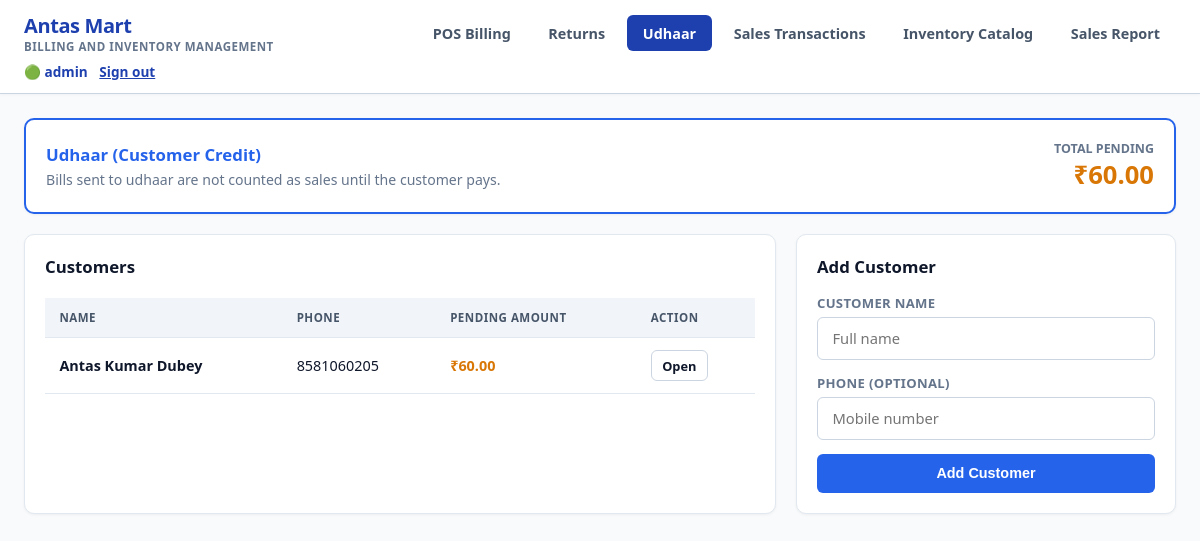
Screenshot of /udhaar/ (signed in) with the database file from the repository.
### inventory/models.py (models this page shows, shortened)
class Customer(models.Model):
    name = models.CharField(max_length=150)
    phone = models.CharField(max_length=20, blank=True, default="")
    balance = models.DecimalField(max_digits=12, decimal_places=2, default=0)
    created_at = models.DateTimeField(auto_now_add=True)
    class Meta:
        ordering = ["name"]
        indexes = [models.Index(fields=["name"])]

### inventory/views.py (the view, shortened to what this page needs)
# urls.py: path('udhaar/', views.udhaar_view, name='udhaar_view'),
def udhaar_view(request):
    context = {
        "customers": Customer.objects.all().order_by("name"),
        "total_outstanding": (
            Customer.objects.aggregate(total=Sum("balance"))["total"] or 0
        ),
    }
    return render(request, "inventory/udhaar_list.html", context)

### inventory/templates/inventory/udhaar_list.html (shortened to what this page needs)
{% extends 'inventory/base.html' %}
{% block content %}
<div class="card" style="margin-bottom: 1.25rem; border: 2px solid var(--accent-blue);">
    <div style="display: flex; justify-content: space-between; align-items: center; gap: 1rem; flex-wrap: wrap;">
        <div>
            <h2 class="card-title" style="margin-bottom: 0.25rem; color: var(--accent-blue);">Udhaar (Customer Credit)</h2>
            <p style="color: var(--text-muted); font-size: 0.88rem;">
                Bills sent to udhaar are not counted as sales until the customer pays.
            </p>
        </div>
        <div style="text-align: right;">
            <div style="font-size: 0.78rem; color: var(--text-muted); text-transform: uppercase; font-weight: 700;">Total Pending</div>
            <div style="font-size: 1.6rem; font-weight: 800; color: var(--accent-amber);">₹{{ total_outstanding|floatformat:2 }}</div>
        </div>
    </div>
</div>
<div class="pos-grid">
    <div class="card">
        <h2 class="card-title">Customers</h2>
        <div class="table-responsive">
            <table class="table">
                <thead>
                    <tr>
                        <th>Name</th>
                        <th>Phone</th>
                        <th>Pending Amount</th>
                        <th>Action</th>
                    </tr>
                </thead>
                <tbody>
                    {% if customers %}
                        {% for customer in customers %}
                            <tr>
                                <td><strong>{{ customer.name }}</strong></td>
                                <td>{{ customer.phone|default:"—" }}</td>
                                <td style="font-weight: 700; color: {% if customer.balance > 0 %}var(--accent-amber){% else %}var(--accent-green){% endif %};">
                                    ₹{{ customer.balance|floatformat:2 }}
                                </td>
                                <td>
                                    <a href="{% url 'udhaar_detail' customer.id %}" class="btn btn-outline btn-sm">Open</a>
                                </td>
                            </tr>
                        {% endfor %}
                    {% else %}
                        <tr>
                            <td colspan="4" style="text-align: center; color: var(--text-muted); padding: 2.5rem 1rem;">
                                No udhaar customers yet.
                            </td>
                        </tr>
                    {% endif %}
                </tbody>
            </table>
        </div>
    </div>
    <div>
        <div class="card">
            <h2 class="card-title">Add Customer</h2>
            <form method="POST" action="{% url 'udhaar_view' %}">
                <div class="form-group">
                    <label class="form-label">Customer Name</label>
                    <input type="text" name="name" class="form-control" placeholder="Full name" required>
                </div>
                <div class="form-group">
                    <label class="form-label">Phone (optional)</label>
                    <input type="text" name="phone" class="form-control" placeholder="Mobile number">
                </div>
                <button type="submit" class="btn btn-primary btn-block">Add Customer</button>
            </form>
        </div>
    </div>
</div>
{% endblock %}

### inventory/templates/inventory/base.html (shortened to what this page needs)
{% load static %}
<!DOCTYPE html>
<html lang="en">
<head>
    <link rel="stylesheet" href="{% static 'inventory/css/styles.css' %}?v=4">
</head>
<body>
    <header class="navbar">
        <div class="brand">
            <div>
                <div class="brand-title">Antas Mart</div>
                <div class="brand-subtitle">Billing and Inventory Management</div>
            </div>
        </div>
        <nav class="nav-links">
            <a href="{% url 'pos_view' %}" class="nav-item {% if request.resolver_match.url_name == 'pos_view' %}active{% endif %}">
                 POS Billing
            </a>
            <a href="{% url 'returns_view' %}" class="nav-item {% if request.resolver_match.url_name == 'returns_view' %}active{% endif %}">
                 Returns
            </a>
            <a href="{% url 'udhaar_view' %}" class="nav-item {% if request.resolver_match.url_name == 'udhaar_view' or request.resolver_match.url_name == 'udhaar_detail' %}active{% endif %}">
                 Udhaar
            </a>
            <a href="{% url 'sales_history_view' %}" class="nav-item {% if request.resolver_match.url_name == 'sales_history_view' %}active{% endif %}">
                 Sales Transactions
            </a>
            {% if request.user.is_authenticated and request.user.is_superuser %}
            <a href="{% url 'inventory_view' %}" class="nav-item {% if request.resolver_match.url_name == 'inventory_view' %}active{% endif %}">
                 Inventory Catalog
            </a>
            <a href="{% url 'sales_report' %}" class="nav-item {% if request.resolver_match.url_name == 'sales_report' %}active{% endif %}">
                 Sales Report
            </a>
            {% endif %}
        </nav>
        <div style="font-size: 0.85rem; color: #1e40af; font-weight: 600;">
            🟢 {{ request.user.username }}
            <form method="post" action="{% url 'logout' %}" style="display:inline; margin-left:.5rem;">
                <button type="submit" style="border:0; background:transparent; color:#1e40af; font:inherit; cursor:pointer; text-decoration:underline;">Sign out</button>
            </form>
        </div>
    </header>
    <main class="main-container">
        {% block content %}
        {% endblock %}
    </main>
</body>
</html>

### inventory/static/inventory/css/styles.css (style rules this page uses)
:root { --bg-color: #f8fafc; --card-bg: #ffffff; --card-border: #e2e8f0; --primary-blue: #1e40af; --accent-blue: #2563eb; --accent-blue-hover: #1d4ed8; --light-blue-bg: #eff6ff; --light-blue-border: #bfdbfe; --accent-green: #16a34a; --accent-green-hover: #15803d; --accent-amber: #d97706; --accent-red: #dc2626; --text-main: #0f172a; --text-muted: #64748b; --input-bg: #ffffff; --table-header: #f1f5f9; --font-family: system-ui, -apple-system, BlinkMacSystemFont, 'Segoe UI', Roboto, Arial, sans-serif; --scanner-padding: 0.9rem; --scanner-border: 2px; --scanner-button-width: 80px; --scanner-gap: 0.5rem; }
* { box-sizing: border-box; margin: 0; padding: 0; }
body { background-color: var(--bg-color); color: var(--text-main); font-family: var(--font-family); min-height: 100vh; display: flex; flex-direction: column; }
.navbar { background-color: #ffffff; border-bottom: 1px solid #cbd5e1; padding: 0.75rem 1.5rem; display: flex; align-items: center; justify-content: space-between; flex-wrap: wrap; gap: 0.5rem; box-shadow: 0 1px 3px rgba(0,0,0,0.04); }
.brand { display: flex; align-items: center; gap: 0.75rem; }
.brand-title { font-size: 1.25rem; font-weight: 700; letter-spacing: -0.4px; color: var(--primary-blue); }
.brand-subtitle { font-size: 0.72rem; color: var(--text-muted); font-weight: 600; text-transform: uppercase; letter-spacing: 0.5px; }
.nav-links { display: flex; align-items: center; flex-wrap: wrap; gap: 0.35rem; }
.nav-item { color: #475569; text-decoration: none; padding: 0.55rem 1rem; border-radius: 6px; font-weight: 600; font-size: 0.9rem; display: flex; align-items: center; gap: 0.4rem; }
.nav-item.active { color: #ffffff; background-color: var(--primary-blue); }
.main-container { flex: 1; padding: 1.5rem; max-width: 1400px; margin: 0 auto; width: 100%; }
.card { background-color: var(--card-bg); border: 1px solid var(--card-border); border-radius: 10px; padding: 1.25rem; box-shadow: 0 1px 3px rgba(0,0,0,0.05); }
.card-title { font-size: 1.05rem; font-weight: 700; margin-bottom: 1rem; display: flex; align-items: center; gap: 0.5rem; color: var(--text-main); }
.pos-grid { display: grid; grid-template-columns: 1fr 380px; gap: 1.25rem; }
.form-group { margin-bottom: 0.9rem; }
.form-label { display: block; font-size: 0.82rem; font-weight: 600; color: var(--text-muted); margin-bottom: 0.3rem; text-transform: uppercase; letter-spacing: 0.3px; }
.form-control { width: 100%; padding: 0.65rem 0.9rem; background-color: var(--input-bg); border: 1px solid #cbd5e1; border-radius: 6px; color: var(--text-main); font-size: 0.92rem; font-family: inherit; }
.btn { display: inline-flex; align-items: center; justify-content: center; gap: 0.4rem; padding: 0.65rem 1.1rem; font-size: 0.9rem; font-weight: 600; border-radius: 6px; border: 1px solid transparent; cursor: pointer; text-decoration: none; }
.btn-primary { background-color: var(--accent-blue); color: white; }
.btn-outline { background: #ffffff; border: 1px solid #cbd5e1; color: var(--text-main); }
.btn-sm { padding: 0.35rem 0.65rem; font-size: 0.8rem; }
.btn-block { width: 100%; }
.table-responsive { width: 100%; overflow-x: auto; }
.table { width: 100%; border-collapse: collapse; margin-top: 0.25rem; }
.table th, .table td { padding: 0.75rem 0.9rem; text-align: left; border-bottom: 1px solid var(--card-border); font-size: 0.9rem; }
.table th { background-color: var(--table-header); color: #475569; font-weight: 700; text-transform: uppercase; font-size: 0.72rem; letter-spacing: 0.5px; }

### rows the page displays
Customer: name "Antas Kumar Dubey", phone "8581060205", balance "60.00"

### other values shown
{{ request.user.username }} "admin"
{{ total_outstanding|floatformat:2 }} "60.00"
